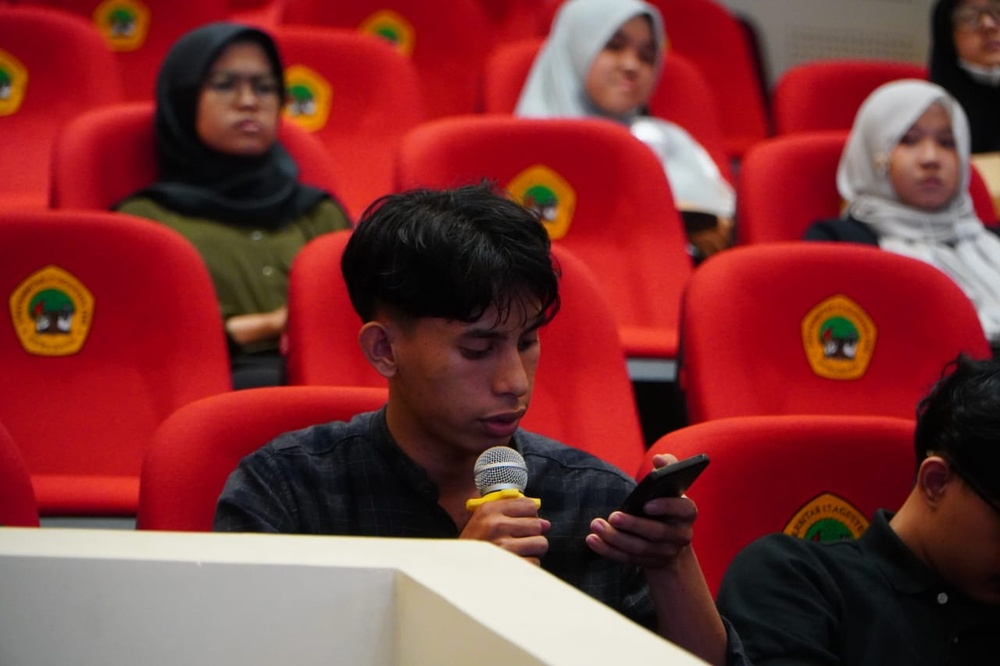
#> input picture Modul1/23-071_Jordan Hutahaean_TP3/Citra 02/bojak.jpeg, 1000 x 666 px, shrunk from 1280 x 853 before the run, found by its file name
$ python '1. Thresholding.py'
#> lines starting #> are read from the running program, lines starting #| are printed output that depends on the picture; after the words box and inside, x2 and y2 are one past the last pixel; in counts of white or black regions, pixels touching at a corner belong together
import cv2

# Baca citra
citra = cv2.imread('bojak.jpeg')
#> citra is the input picture: shape (666, 1000, 3); mean B, G, R 52.5, 52.7, 128.3

# Konversi ke grayscale dulu
gray = cv2.cvtColor(citra, cv2.COLOR_BGR2GRAY)
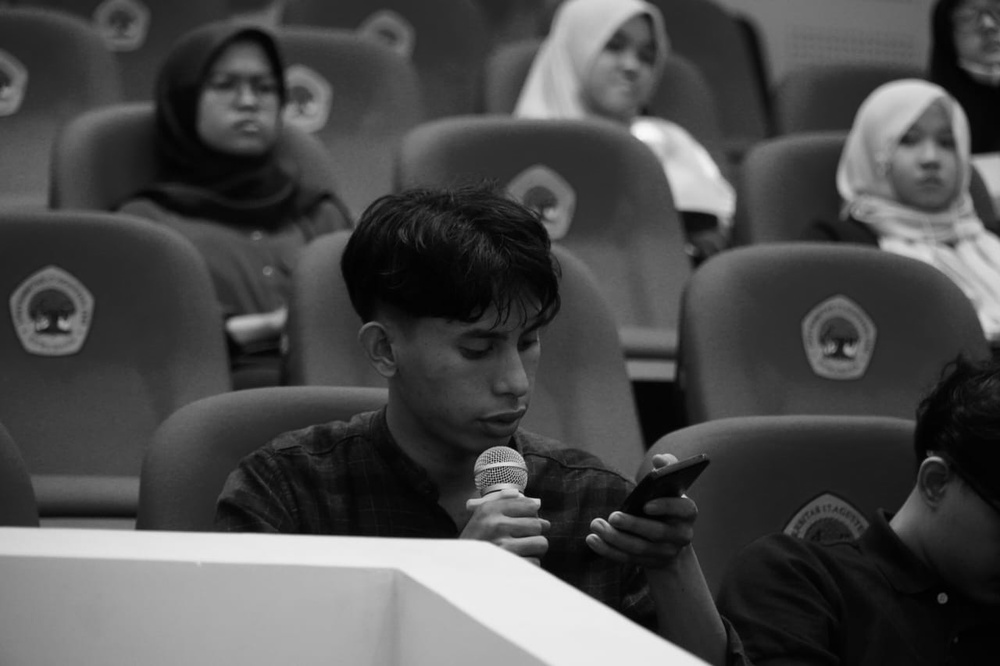
#> gray: shape (666, 1000); min 0, max 249, mean 75.3

# Terapkan thresholding (nilai ambang = 128)
_, thresh = cv2.threshold(gray, 128, 255, cv2.THRESH_BINARY)
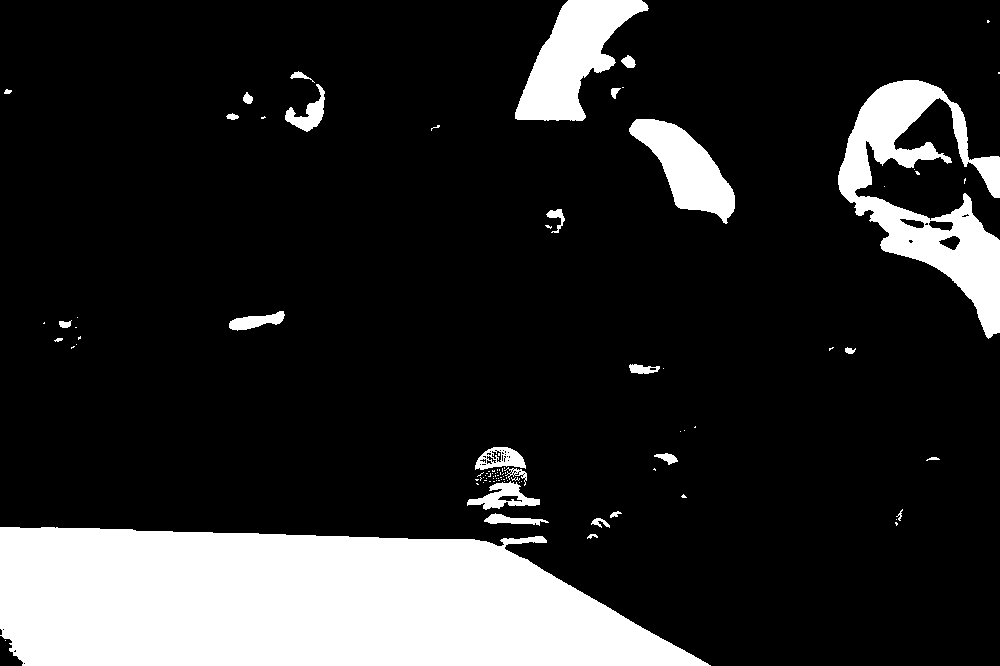
#> thresh: shape (666, 1000); 16.9% white; 97 white regions (70 under 20 px), largest, box (x1, y1, x2, y2) and area: (0, 527, 711, 666) 78796, (838, 80, 1000, 339) 15678, (515, 0, 649, 121) 7987

# Tampilkan hasil

cv2.imshow('Citra Thresholding', thresh)

cv2.waitKey(0)
cv2.destroyAllWindows()
